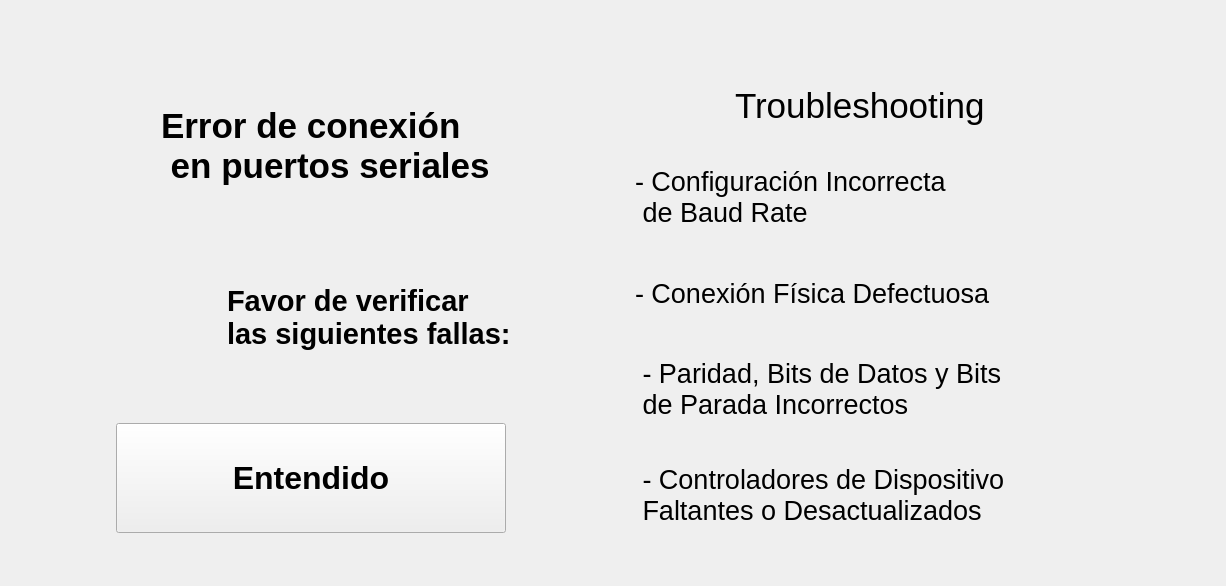
      <widget class="QWidget" name="page_2">
       <layout class="QGridLayout" name="gridLayout_7">
        <item row="0" column="0">
         <layout class="QHBoxLayout" name="horizontalLayout_42">
          <property name="topMargin">
           <number>60</number>
          </property>
          <property name="bottomMargin">
           <number>30</number>
          </property>
          <item>
           <layout class="QVBoxLayout" name="verticalLayout_19">
            <property name="leftMargin">
             <number>50</number>
            </property>
            <item>
             <layout class="QHBoxLayout" name="horizontalLayout_52">
              <property name="spacing">
               <number>30</number>
              </property>
              <item>
               <widget class="QLabel" name="lblTest1_8">
                <property name="minimumSize">
                 <size>
                  <width>70</width>
                  <height>70</height>
                 </size>
                </property>
                <property name="maximumSize">
                 <size>
                  <width>70</width>
                  <height>70</height>
                 </size>
                </property>
                <property name="text">
                 <string/>
                </property>
                <property name="pixmap">
                 <pixmap resource="../resources/resources.qrc">:/resources/connection.png</pixmap>
                </property>
                <property name="scaledContents">
                 <bool>true</bool>
                </property>
               </widget>
              </item>
              <item>
               <widget class="QLabel" name="lblCode_30">
                <property name="minimumSize">
                 <size>
                  <width>400</width>
                  <height>130</height>
                 </size>
                </property>
                <property name="maximumSize">
                 <size>
                  <width>400</width>
                  <height>130</height>
                 </size>
                </property>
                <property name="font">
                 <font>
                  <pointsize>26</pointsize>
                  <weight>75</weight>
                  <bold>true</bold>
                 </font>
                </property>
                <property name="text">
                 <string>Error de conexión
 en puertos seriales</string>
                </property>
               </widget>
              </item>
             </layout>
            </item>
            <item>
             <layout class="QHBoxLayout" name="horizontalLayout_17">
              <property name="spacing">
               <number>30</number>
              </property>
              <item>
               <widget class="QLabel" name="lblCode_31">
                <property name="minimumSize">
                 <size>
                  <width>70</width>
                  <height>70</height>
                 </size>
                </property>
                <property name="maximumSize">
                 <size>
                  <width>70</width>
                  <height>70</height>
                 </size>
                </property>
                <property name="text">
                 <string/>
                </property>
                <property name="pixmap">
                 <pixmap resource="../resources/resources.qrc">:/resources/magnifying-glass.png</pixmap>
                </property>
                <property name="scaledContents">
                 <bool>true</bool>
                </property>
                <property name="wordWrap">
                 <bool>false</bool>
                </property>
               </widget>
              </item>
              <item>
               <widget class="QLabel" name="label_5">
                <property name="minimumSize">
                 <size>
                  <width>300</width>
                  <height>180</height>
                 </size>
                </property>
                <property name="maximumSize">
                 <size>
                  <width>300</width>
                  <height>180</height>
                 </size>
                </property>
                <property name="font">
                 <font>
                  <pointsize>22</pointsize>
                  <weight>75</weight>
                  <bold>true</bold>
                 </font>
                </property>
                <property name="styleSheet">
                 <string notr="true"/>
                </property>
                <property name="text">
                 <string>Favor de verificar
las siguientes fallas:</string>
                </property>
               </widget>
              </item>
             </layout>
            </item>
            <item>
             <layout class="QHBoxLayout" name="horizontalLayout_18">
              <item>
               <layout class="QHBoxLayout" name="horizontalLayout_19">
                <property name="spacing">
                 <number>60</number>
                </property>
                <item>
                 <widget class="QPushButton" name="btnSerialErrorOK">
                  <property name="minimumSize">
                   <size>
                    <width>390</width>
                    <height>110</height>
                   </size>
                  </property>
                  <property name="maximumSize">
                   <size>
                    <width>390</width>
                    <height>110</height>
                   </size>
                  </property>
                  <property name="font">
                   <font>
                    <pointsize>24</pointsize>
                    <weight>75</weight>
                    <bold>true</bold>
                   </font>
                  </property>
                  <property name="cursor">
                   <cursorShape>PointingHandCursor</cursorShape>
                  </property>
                  <property name="styleSheet">
                   <string notr="true">QPushButton {
	
	color: rgb(255, 255, 255);
	background-color: rgb(11, 186, 78);
     border: 4px solid rgb(11, 186, 78); /* Borde para el QStackedWidget */
    border-radius: 25px; /* Bordes redondeados solo para el QStackedWidget */
    padding: 5px; /* Opcional: agrega espacio interno */
}

QPushButton &gt; * {
    border: none; /* Asegura que los elementos dentro del QStackedWidget no hereden el borde */
    border-radius: 0px; /* Restablece el border-radius para los elementos internos */
    background-color: transparent; /* Opción para mantener el fondo de los elementos internos */
}</string>
                  </property>
                  <property name="text">
                   <string>Entendido</string>
                  </property>
                  <property name="flat">
                   <bool>false</bool>
                  </property>
                 </widget>
                </item>
               </layout>
              </item>
             </layout>
            </item>
           </layout>
          </item>
          <item>
           <spacer name="horizontalSpacer_43">
            <property name="orientation">
             <enum>Qt::Horizontal</enum>
            </property>
            <property name="sizeType">
             <enum>QSizePolicy::Expanding</enum>
            </property>
            <property name="sizeHint" stdset="0">
             <size>
              <width>68</width>
              <height>20</height>
             </size>
            </property>
           </spacer>
          </item>
          <item>
           <layout class="QVBoxLayout" name="verticalLayout_6">
            <item>
             <layout class="QHBoxLayout" name="horizontalLayout_53">
              <property name="spacing">
               <number>30</number>
              </property>
              <item>
               <widget class="QLabel" name="lblTest1_9">
                <property name="minimumSize">
                 <size>
                  <width>70</width>
                  <height>70</height>
                 </size>
                </property>
                <property name="maximumSize">
                 <size>
                  <width>70</width>
                  <height>70</height>
                 </size>
                </property>
                <property name="text">
                 <string/>
                </property>
                <property name="pixmap">
                 <pixmap resource="../resources/resources.qrc">:/resources/warning.png</pixmap>
                </property>
                <property name="scaledContents">
                 <bool>true</bool>
                </property>
               </widget>
              </item>
              <item>
               <widget class="QLabel" name="lblCode_32">
                <property name="minimumSize">
                 <size>
                  <width>450</width>
                  <height>30</height>
                 </size>
                </property>
                <property name="font">
                 <font>
                  <pointsize>26</pointsize>
                 </font>
                </property>
                <property name="text">
                 <string>Troubleshooting</string>
                </property>
               </widget>
              </item>
             </layout>
            </item>
            <item>
             <layout class="QVBoxLayout" name="verticalLayout_4">
              <item>
               <widget class="QLabel" name="label_3">
                <property name="minimumSize">
                 <size>
                  <width>580</width>
                  <height>100</height>
                 </size>
                </property>
                <property name="maximumSize">
                 <size>
                  <width>580</width>
                  <height>100</height>
                 </size>
                </property>
                <property name="font">
                 <font>
                  <pointsize>20</pointsize>
                 </font>
                </property>
                <property name="text">
                 <string>- Configuración Incorrecta
 de Baud Rate</string>
                </property>
               </widget>
              </item>
              <item>
               <widget class="QLabel" name="label_6">
                <property name="minimumSize">
                 <size>
                  <width>580</width>
                  <height>80</height>
                 </size>
                </property>
                <property name="maximumSize">
                 <size>
                  <width>580</width>
                  <height>80</height>
                 </size>
                </property>
                <property name="font">
                 <font>
                  <pointsize>20</pointsize>
                 </font>
                </property>
                <property name="text">
                 <string>- Conexión Física Defectuosa</string>
                </property>
               </widget>
              </item>
              <item>
               <widget class="QLabel" name="label_11">
                <property name="minimumSize">
                 <size>
                  <width>580</width>
                  <height>100</height>
                 </size>
                </property>
                <property name="maximumSize">
                 <size>
                  <width>580</width>
                  <height>100</height>
                 </size>
                </property>
                <property name="font">
                 <font>
                  <pointsize>20</pointsize>
                 </font>
                </property>
                <property name="text">
                 <string> - Paridad, Bits de Datos y Bits
 de Parada Incorrectos</string>
                </property>
               </widget>
              </item>
              <item>
               <widget class="QLabel" name="label_23">
                <property name="minimumSize">
                 <size>
                  <width>580</width>
                  <height>100</height>
                 </size>
                </property>
                <property name="maximumSize">
                 <size>
                  <width>580</width>
                  <height>100</height>
                 </size>
                </property>
                <property name="font">
                 <font>
                  <pointsize>20</pointsize>
                 </font>
                </property>
                <property name="text">
                 <string> - Controladores de Dispositivo
 Faltantes o Desactualizados</string>
                </property>
               </widget>
              </item>
             </layout>
            </item>
           </layout>
          </item>
         </layout>
        </item>
       </layout>
      </widget>
